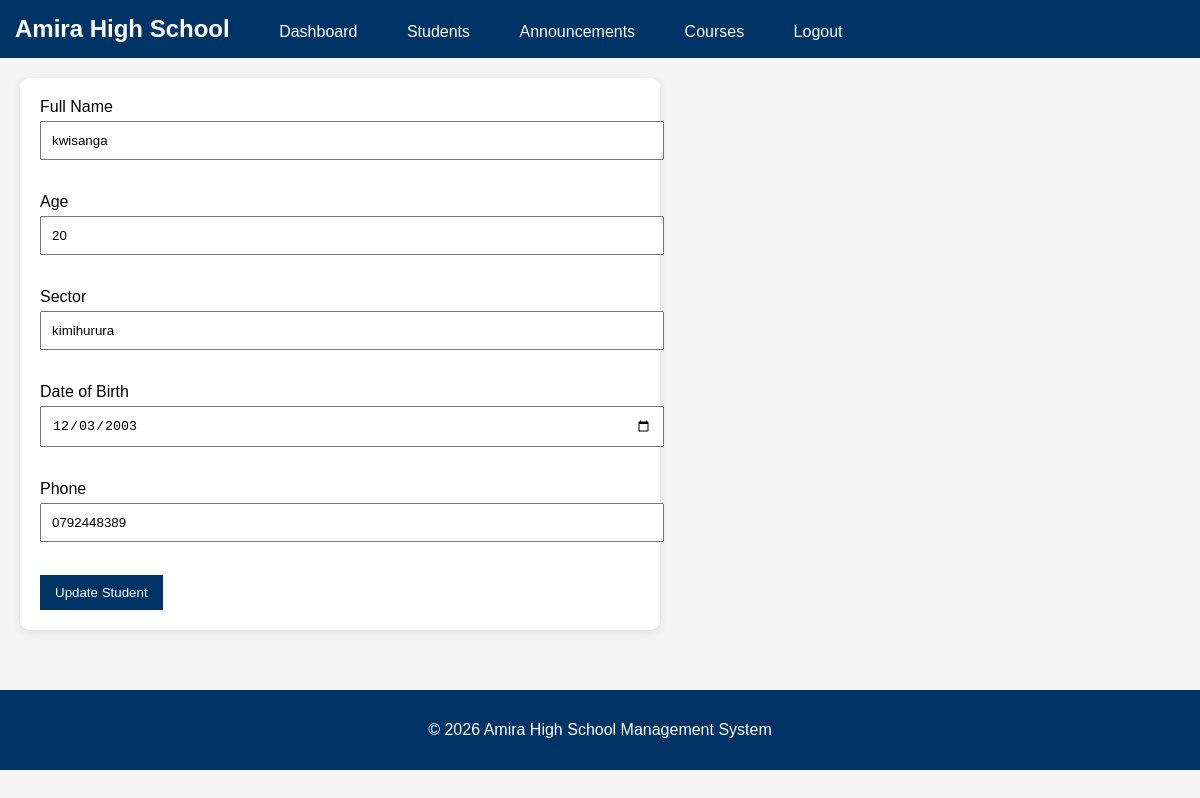
Before: /admin/students/edit/2 (signed in) with the older database file.
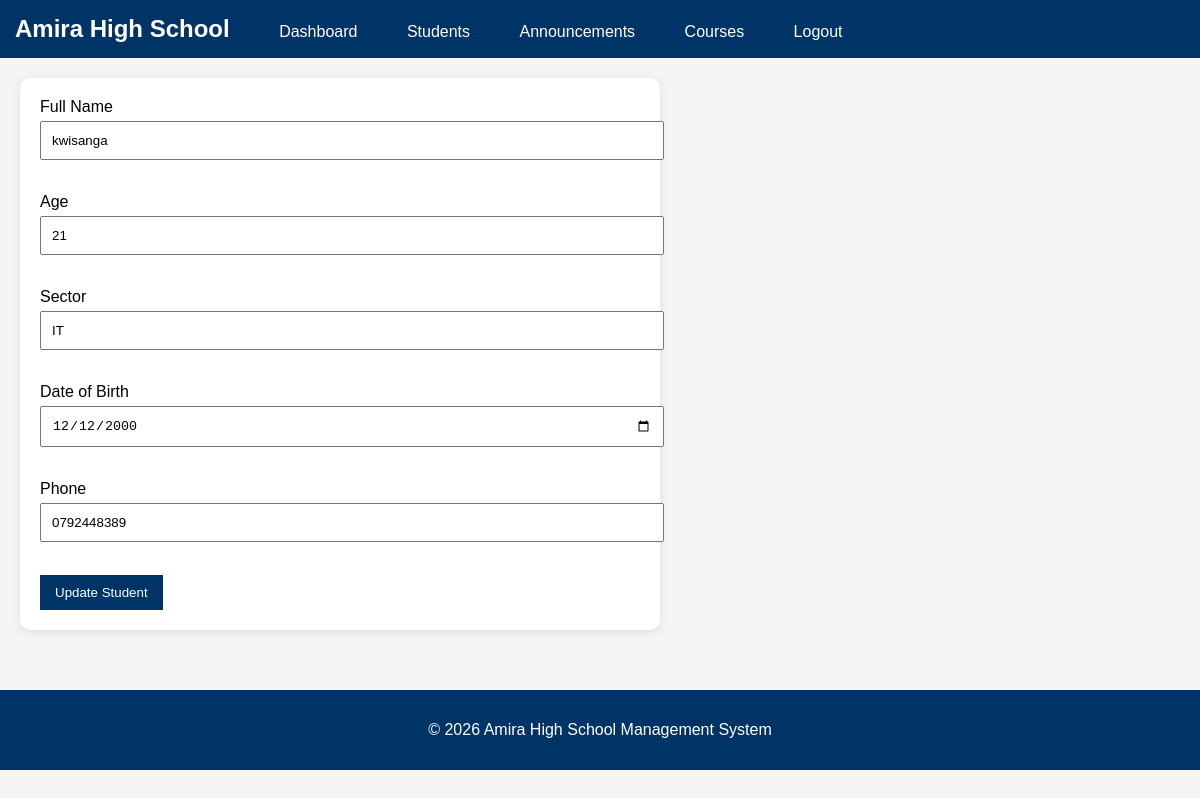
After: the same page with the newer database file.
### tables this page shows
CREATE TABLE registration (
    id INTEGER PRIMARY KEY AUTOINCREMENT,
    student_id TEXT UNIQUE,
    full_name TEXT NOT NULL,
    age INTEGER NOT NULL,
    sector TEXT NOT NULL,
    date_of_birth TEXT NOT NULL,
    phone TEXT UNIQUE NOT NULL,
    password TEXT NOT NULL,
    login_type TEXT NOT NULL DEFAULT 'student'
);

### app.py (the view, shortened to what this page needs)
@app.route("/admin/students/edit/<int:id>",
           methods=["GET", "POST"])
def edit_student_page(id):
    if "user_id" not in session:
        return redirect("/login")
    if session["login_type"] != "admin":
        return "Access Denied"
    student = get_student(id)
    return render_template(
        "edit_student.html",
        student=student
    )

### database.py (called while the page is built)
def get_connection():
    conn = sqlite3.connect(DATABASE)
    conn.row_factory = sqlite3.Row
    return conn

def get_student(id):
    conn = get_connection()
    student = conn.execute("""
    SELECT *
    FROM registration
    WHERE id = ?
    """, (id,)).fetchone()
    conn.close()
    return student

### templates/edit_student.html (shortened to what this page needs)
{% extends "base.html" %}
{% block content %}
<div class="form-container">
<form method="POST">
    <label>Full Name</label><br>
    <input type="text"
           name="full_name"
           value="{{ student.full_name }}"
           required><br><br>
    <label>Age</label><br>
    <input type="number"
           name="age"
           value="{{ student.age }}"
           required><br><br>
    <label>Sector</label><br>
    <input type="text"
           name="sector"
           value="{{ student.sector }}"
           required><br><br>
    <label>Date of Birth</label><br>
    <input type="date"
           name="date_of_birth"
           value="{{ student.date_of_birth }}"
           required><br><br>
    <label>Phone</label><br>
    <input type="text"
           name="phone"
           value="{{ student.phone }}"
           required><br><br>
    <button type="submit">
        Update Student
    </button>
</form>
</div>
{% endblock %}

Changed rows visible on the page:
changed registration "kwisanga": age "20" → "21"; sector "kimihurura" → "IT"; date_of_birth "12/03/2003" → "12/12/2000"
